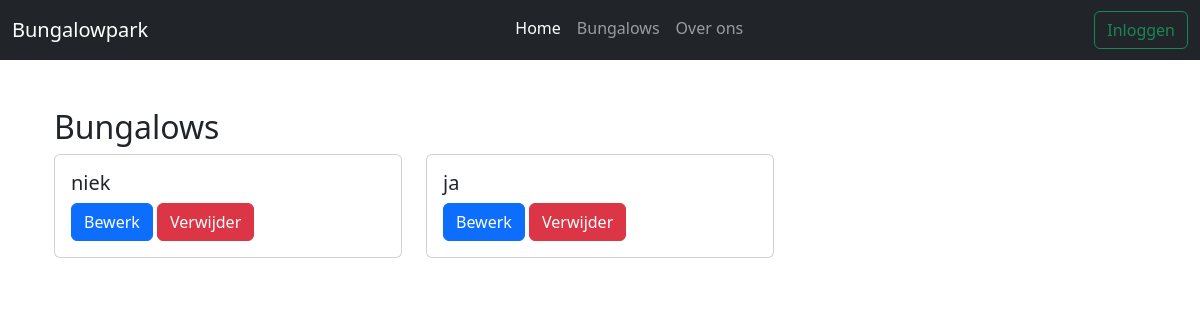
/admin/edit_bungalow, run on an earlier commit of the app's database.
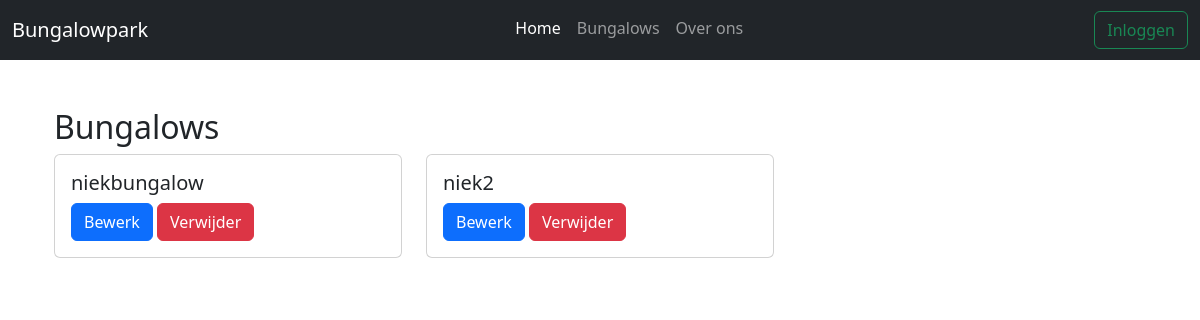
And on a later commit of the database.
### webapp/models.py (models this page shows, shortened)
class Bungalow(db.Model):
    id = db.Column(db.Integer, primary_key=True)
    name = db.Column(db.String(100), nullable=False)
    content = db.Column(db.Text, nullable=False)
    bungalow_type = db.Column(db.String(100), nullable=False)
    weekprice = db.Column(db.Float, nullable=False)
    image_file = db.Column(db.String(100), nullable=True, default="default.jpg")
    bookings = relationship("Booking", backref="bungalow", lazy=True)

### webapp/bungalows/views.py (the view)
@bung.route("/admin/edit_bungalow", methods=["GET", "POST"])
def edit_view():
    bungalows = Bungalow.query.all()
    return render_template("edit_bungalow.html", bungalows=bungalows)

### webapp/bungalows/templates/edit_bungalow.html (shortened to what this page needs)
{% extends "base.html" %}
{% block main %}
<div class="container">
    <h2>Bungalows</h2>
    <div class="row row-cols-1 row-cols-md-2 row-cols-lg-3 g-4">
        {% for bungalow in bungalows %}
        <div class="col" style="margin-bottom: 20px;">
            <div class="card h-100">
                <div class="card-body">
                    <h5 class="card-title">{{ bungalow.name }}</h5>
                    <a href="{{ url_for('bung.edit_bungalow', bungalow_id=bungalow.id) }}" class="btn btn-primary">Bewerk</a>
                    <button class="btn btn-danger" data-bs-toggle="modal" data-bs-target="#deleteModal{{ bungalow.id }}">Verwijder</button>
                </div>
            </div>
        </div>
        {% endfor %}
    </div>
</div>
{% endblock %}

What changed in the data, as far as the page shows it:
changed Bungalow: name "niek" → "niekbungalow"
changed Bungalow: name "ja" → "niek2"
